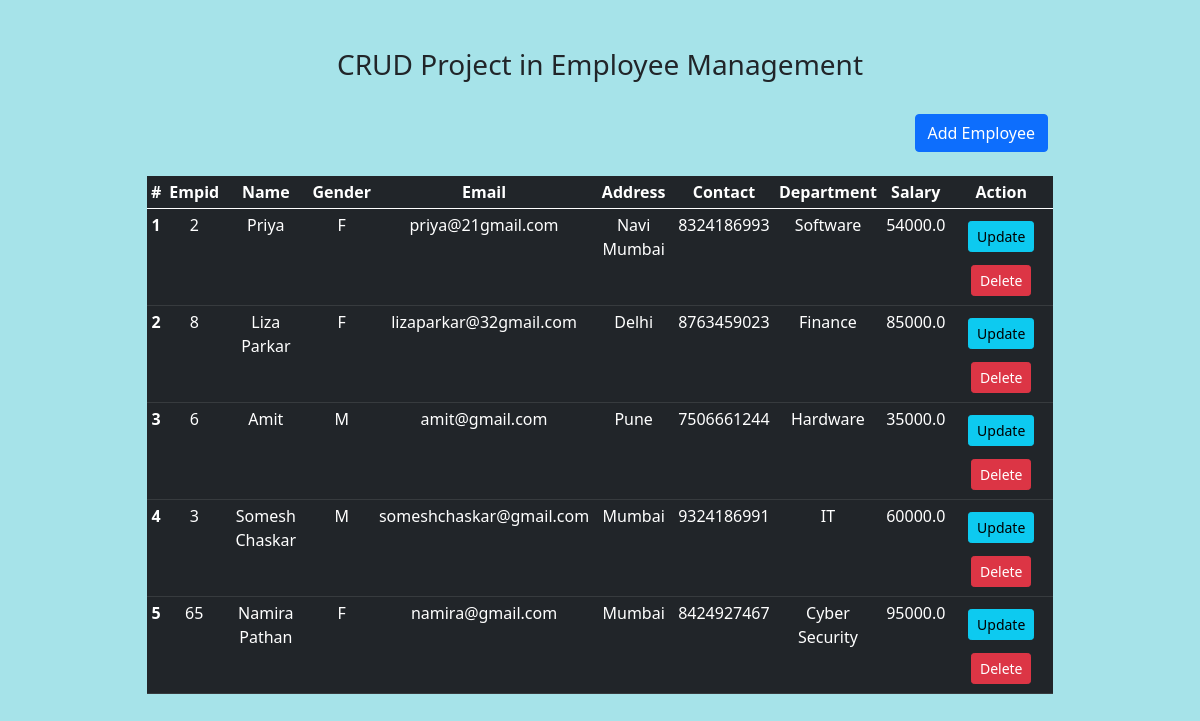
The page / on the database its author committed.
### emp/models.py (models this page shows)
class Employee(models.Model):
    GENDER_CHOICES = [
        ('M', 'Male'),
        ('F', 'Female'),
]
    Empid = models.IntegerField()
    Name = models.CharField(max_length=60)
    Gender = models.CharField(max_length=1, choices=GENDER_CHOICES)
    Email = models.CharField(max_length=75)
    Address = models.CharField(max_length=150)
    Contact = models.IntegerField()
    Department = models.CharField(max_length=80)
    Salary = models.CharField(max_length=10)

### emp/views.py (the view)
# urls.py: path("", Home.as_view(), name="home"),
class Home(View):
    def get(self, request):
        emp_data = Employee.objects.all()
        return render(request,'emp/home.html', {'emp_data':emp_data})

### emp/templates/emp/home.html (shortened to what this page needs)
{% extends "emp/base.html" %}
{% block main-content %}
<section class="container">
    <div class="row justify-content-around text-center mt-5">
        <div class="col-sm-8">
            <h3>CRUD Project in Employee Management</h3>
        </div>
        <div class="row justify-content-around mt-2">
            <div class="col-sm-10">
                <a href="{% url 'add-employee' %}" class='btn btn-primary float-end my-3'>Add Employee</a>
            </div>
        </div>
        <div class="row justify-content-around mt-2">
            <div class="col-sm-10">
                <table class="table table-sm table-dark spaced-table">
                    <thead>
                        <tr>
                            <th scope="col">#</th>
                            <th scope="col">Empid</th>
                            <th scope="col">Name</th>
                            <th scope="col">Gender</th>
                            <th scope="col">Email</th>
                            <th scope="col">Address</th>
                            <th scope="col">Contact</th>
                            <th scope="col">Department</th>
                            <th scope="col">Salary</th>
                            <th scope="col">Action</th>
                        </tr>
                    </thead>
                    <tbody>
                        {% for emp in emp_data %}
                        <tr>
                            <th scope="row">{{ forloop.counter }}</th>
                            <td>{{ emp.Empid }}</td>
                            <td>{{ emp.Name }}</td>
                            <td>{{ emp.Gender }}</td>
                            <td>{{ emp.Email }}</td>
                            <td>{{ emp.Address }}</td>
                            <td>{{ emp.Contact }}</td>
                            <td>{{ emp.Department }}</td>
                            <td>{{ emp.Salary }}</td>
                            <td>
                                <a href="{% url 'update-employee' emp.id %}" class="btn btn-info btn-sm my-2">Update</a>
                                <form action="{% url 'delete-employee'%}" method="POST" style="display:inline;">
                                    <input type="submit" value="Delete" class="btn btn-danger btn-sm">
                                </form>
                            </td>
                        </tr>
                        {% endfor %}
                    </tbody>
                </table>
            </div>
        </div>
    </div>
</section>
{% endblock %}

### emp/templates/emp/base.html (shortened to what this page needs)
<!doctype html>
<html lang="en">
{% load static %}
  <head>
    <link href="https://cdn.jsdelivr.net/npm/bootstrap@5.0.2/dist/css/bootstrap.min.css"
    rel="stylesheet"
>
  </head>
  <body>
    {% block main-content %}{% endblock main-content %}
    <link rel="stylesheet" href="{% static 'css/base.css' %}">
  </body>
</html>

### emp/static/css/base.css (style rules this page uses)
body { background-color: #A6E3E9; }
table { width: 100%; }
td { padding: 10px; }
.btn { margin: 5px; }

### emp/templates/emp/home.html (style rules this page uses)
.spaced-table tbody tr { margin-bottom: 10px; }

### rows shown on the page
Employee: Empid "2", Name "Priya", Gender "F", Email "priya@21gmail.com", Address "Navi Mumbai", Contact "8324186993", Department "Software", Salary "54000.0"
Employee: Empid "8", Name "Liza Parkar", Gender "F", Email "lizaparkar@32gmail.com", Address "Delhi", Contact "8763459023", Department "Finance", Salary "85000.0"
Employee: Empid "6", Name "Amit", Gender "M", Email "amit@gmail.com", Address "Pune", Contact "7506661244", Department "Hardware", Salary "35000.0"
Employee: Empid "3", Name "Somesh Chaskar", Gender "M", Email "someshchaskar@gmail.com", Address "Mumbai", Contact "9324186991", Department "IT", Salary "60000.0"
Employee: Empid "65", Name "Namira Pathan", Gender "F", Email "namira@gmail.com", Address "Mumbai", Contact "8424927467", Department "Cyber Security", Salary "95000.0"
